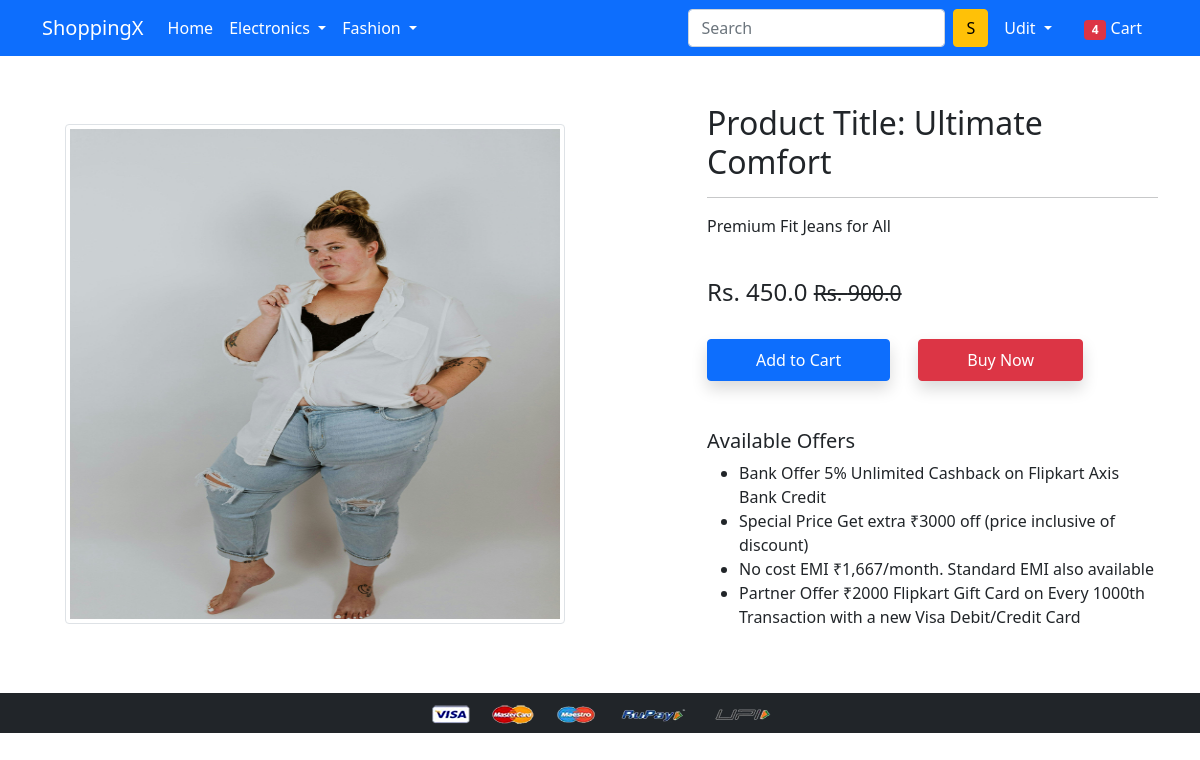
Screenshot of /product-detail/2 (signed in) with the database file from the repository.
### app/models.py (models this page shows, shortened)
class Product(models.Model):
    title=models.CharField(max_length=100)
    selling_price=models.FloatField()
    discount_price=models.FloatField()
    description=models.TextField()
    brand=models.CharField(max_length=100)
    category=models.CharField(choices=CATEGORY_CHOICES,max_length=2)
    product_image=models.ImageField(upload_to='producting')

### app/views.py (the view)
# urls.py: path('product-detail/<int:pk>', views.ProductDetailView.as_view(), name='product-detail'),
class ProductDetailView(View):
    def get(self,request,pk):
        product=Product.objects.get(pk=pk)
        item_already_in_cart=False
        item_already_in_cart=Cart.objects.filter(Q(product=product.id) & Q(user=request.user)).exists()
        return render(request,'app/productdetail.html',{'product':product,'item_already_in_cart':item_already_in_cart})

### app/templates/app/productdetail.html (shortened to what this page needs)
{% extends 'app/base.html' %}
{% load static %}
{% block main-content %}
<div class="container my-5">
 <div class="row">
  <div class="col-sm-6 text-center align-self-center">
   <img src="{{ product.product_image.url }}" alt="" class="img-fluid img-thumbnail" style="width: 500px; height: 500px;">
  </div>
  <div class="col-sm-5 offset-sm-1">
   <h2>Product Title: {{ product.title }} </h2>
   <hr>
   <p>{{ product.description }}</p> <br>
   <h4>Rs. {{ product.discount_price }} <small class="fw-light text-decoration-line-through">Rs. {{ product.selling_price }}</small></h4> <br>
       <form action="{% url "add-to-cart" %}" class='d-inline'>
           <button type='submit' class='btn btn-primary shadow px-5 py-2'>Add to Cart</button>
        </form>
       <a href="{% url 'buy-now' %}" class="btn btn-danger shadow px-5 py-2 ms-4">Buy Now</a>
   <h5 class="mt-5">Available Offers</h5>
   <ul>
       <li>Bank Offer 5% Unlimited Cashback on Flipkart Axis Bank Credit</li>
       <li>Special Price Get extra ₹3000 off (price inclusive of discount)</li>
       <li>No cost EMI ₹1,667/month. Standard EMI also available</li>
       <li>Partner Offer ₹2000 Flipkart Gift Card on Every 1000th Transaction with a new Visa Debit/Credit Card</li>
   </ul>
  </div>
 </div>
</div>
{% endblock main-content %}

### app/templates/app/base.html (shortened to what this page needs)
<!doctype html>
{% load static %}
<html lang="en">
  <head>
    <link href="https://cdn.jsdelivr.net/npm/bootstrap@5.0.0-beta1/dist/css/bootstrap.min.css" rel="stylesheet">
    <link rel="stylesheet" href="{% static 'app/css/owl.carousel.min.css' %}">
    <link rel="stylesheet" href="{% static 'app/css/all.min.css' %}">
    <link rel="stylesheet" href="{% static 'app/css/style.css' %}">
  </head>
  <body>
    <nav class="navbar navbar-expand-lg navbar-dark bg-primary">
      <div class="container">
        <a class="navbar-brand" href="/">ShoppingX</a>
        <div class="collapse navbar-collapse" id="navbarSupportedContent">
          <ul class="navbar-nav me-auto mb-2 mb-lg-0">
            <li class="nav-item">
              <a class="nav-link active" aria-current="page" href="/">Home</a>
            </li>
            <li class="nav-item dropdown">
              <a class="nav-link dropdown-toggle text-white" href="#" id="electronicsDropdown" role="button" data-bs-toggle="dropdown" aria-expanded="false">
                Electronics
              </a>
            </li>
            <li class="nav-item dropdown">
              <a class="nav-link dropdown-toggle text-white" href="#" id="fashionDropdown" role="button" data-bs-toggle="dropdown" aria-expanded="false">
                Fashion
              </a>
            </li>
          </ul>
          <form class="d-flex">
            <input class="form-control me-2" type="search" placeholder="Search" aria-label="Search">
            <button class="btn btn-warning" type="submit">S</button>
          </form>
          <div>
            <ul class="navbar-nav me-auto mb-2 mb-lg-0">
              {% if request.user.is_authenticated %}
                <li class="nav-item dropdown mx-2">
                  <a class="nav-link dropdown-toggle text-white" href="#" id="profileDropdown" role="button" data-bs-toggle="dropdown" aria-expanded="false">
                    {{ request.user.username |capfirst}}
                  </a>
                </li>
                <li class="nav-item mx-2">
                  <a href="{% url 'showcart' %}" class="nav-link text-white">
                    <span class="badge bg-danger">4</span> Cart
                  </a>
                </li>
              {% endif %}
            </ul>
          </div>
        </div>
      </div>
    </nav>
    {% block main-content %}{% endblock main-content %}
    <footer class="container-fluid bg-dark text-center p-2 mt-5">
      <img src="{% static 'app/images/payment.png' %}" alt="Payment Methods" class="img-fluid" height="2px">
    </footer>
  </body>
</html>

### rows the page displays
Product: product_image (picture), title "Ultimate Comfort", description "Premium Fit Jeans for All", discount_price "450.0", selling_price "900.0"

### other values shown
{{ request.user.username |capfirst }} "Udit"
